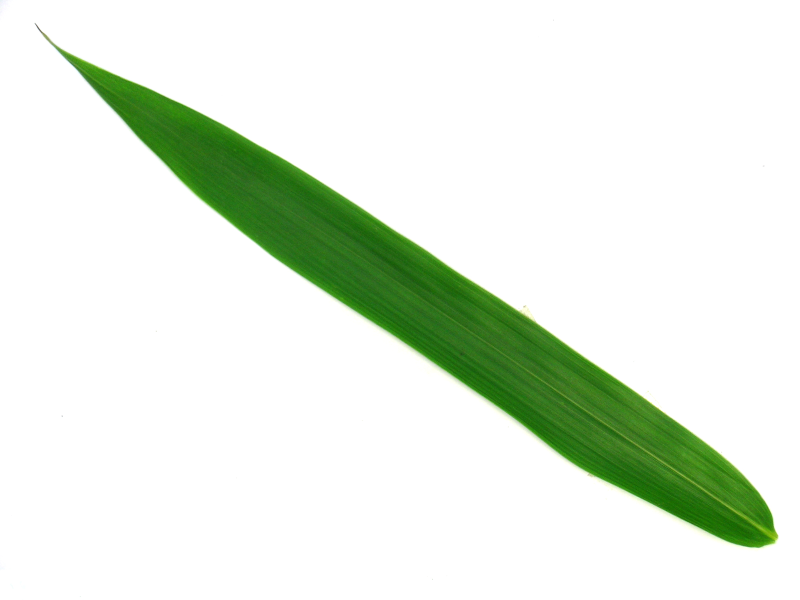
#> input picture Leaves/1029.jpg, 1600 x 1200 px (shown at 1/2 size); its folder holds only this picture in this run
$ jupyter execute leaf_preprocess_extraction.ipynb
#> lines starting #> are read from the running program, lines starting #| are printed output that depends on the picture; after the words box and inside, x2 and y2 are one past the last pixel; in counts of white or black regions, pixels touching at a corner belong together; long printed decimals are rounded
# Exemplo de pré processamento e extração de características

[cell 1]
from pathlib import Path
from random import choice
from numpy import ones, pi
from matplotlib import pyplot as plt
from skimage.io import imread
from skimage.color import rgb2gray
from skimage.filters import threshold_otsu, gaussian
from skimage.morphology import remove_small_holes, remove_small_objects, closing
from skimage.feature import canny, corner_harris, corner_peaks
from skimage.measure import label, regionprops, find_contours, approximate_polygon, perimeter_crofton
from skimage.util import img_as_float

def plot_image(image,title="Image"):
    fig, axes = plt.subplots(1, 1, figsize=(15, 3))
    if len(image.shape)>2:
        axes.imshow(image)
    else:
        axes.imshow(image,cmap=plt.cm.gray)
    axes.set_title(title)
    axes.axis('off')
    plt.tight_layout()
    plt.show()

Carregando uma imagem do dataset Flavia Leaf

[cell 2]
dataset_dir = Path(r"Leaves")
img_files = []

if dataset_dir.is_dir():
    img_files = sorted([file for file in dataset_dir.glob("*.jpg")])
else:
    print("Pasta Leaves não foi localizada. Faça o download do dataset e extraia dentro do diretório atual.")

if len(img_files) > 0:
    print(f"Imagens encontradas na pasta Leaves: {len(img_files)}")
    img_name =  choice(img_files)
    name = img_name.name.split("/")[0]
    #img_name = "Leaves/3442.jpg"
    #name = "2537.jpg"
    print(f"Imagem selecionada aleatoriamente: {name}")
    img = imread(img_name)
#> img is the input picture: shape (1200, 1600, 3); mean R, G, B 227.4, 236.8, 223.9
    plot_image(img,"Imagem Original")
else:
    img = None
    print("Nenhuma imagem .jpg foi encontrada na pasta Leaves. Verifique se o dataset foi extraído corretamente")

# Etapas de pré-processamento

Primeira Etapa: Conversão de RBG para Tons de Cinza

[cell 3]
if img is not None:
    img_gray = img_as_float(rgb2gray(img))
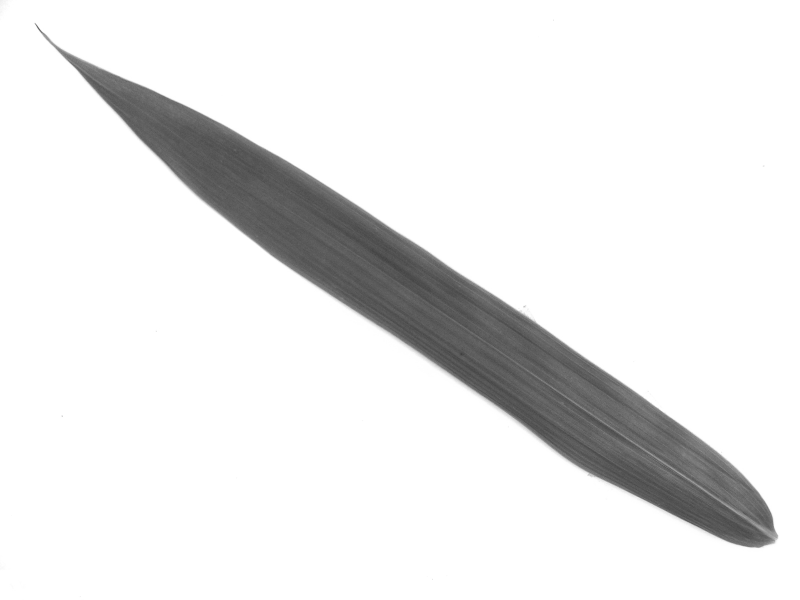
#> img_gray: shape (1200, 1600) float64 (shown at 1/2 size); min 0.207, max 1, mean 0.917
    plot_image(img_gray,"Tons de Cinza")
else:
    img_gray = None
    print("Imagem Original não foi carregada corretamente.")

Segunda Etapa: Aplicação do filtro Gaussiano

[cell 4]
if img_gray is not None:
    img_blur = gaussian(img_gray,sigma=3.0)
    plot_image(img_blur,"Imagem com Borramento Gaussiano")
else:
    img_blur = None
    print("Imagem Original não foi carregada corretamente.")

Terceira Etapa: Binarização com Limiar Otsu

[cell 5]
if img_blur is not None:
    limiar = threshold_otsu(img_blur)
#> limiar = 0.691
    img_bin = img_blur < limiar
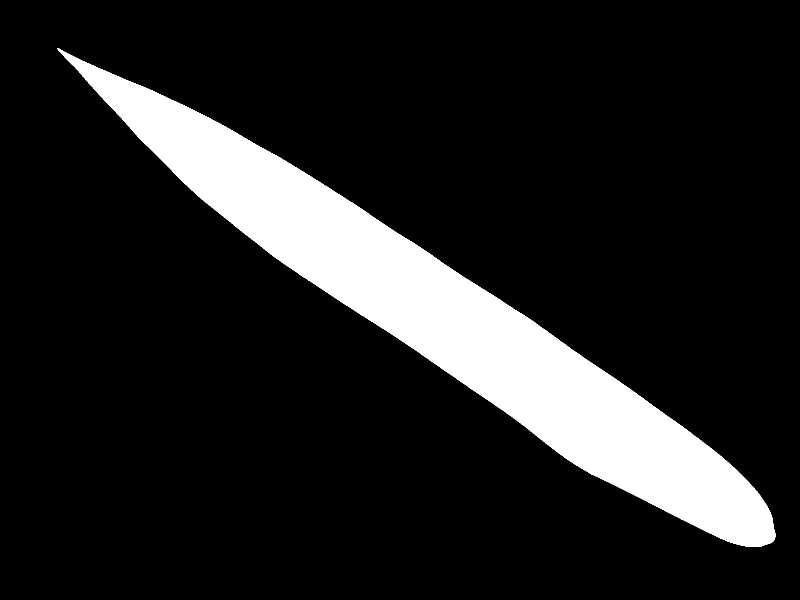
#> img_bin: shape (1200, 1600) bool (shown at 1/2 size); 13.2% white; 1 white region, box (x1, y1, x2, y2) and area: (115, 96, 1552, 1094) 254241
    plot_image(img_bin,"Imagem Binarizada")
else:
    img_bin = None
    print("Imagem Original não foi carregada corretamente.")

Quarta Etapa: Fechamento Morfológico e Remoção de furos e pequenos objetos

[cell 6]
if img_bin is not None:
    #img_closing = closing(img_bin,ones((30,30)))
    img_closing = remove_small_holes(img_bin,area_threshold=30000,connectivity=1)
    img_closing = remove_small_objects(img_closing,min_size=1000)
    plot_image(img_closing,"Imagem com Fechamento Morfológico")
else:
    img_closing =  None
    print("Imagem Original não foi carregada corretamente.")

# Extração de características

[cell 7]
def count_corners(img,sensitivity=0.04,sigma=1.0):
    img = img_as_float(img)
    harris_response = corner_harris(img,k=sensitivity,sigma=sigma)
    corner_coords = corner_peaks(harris_response,min_distance=60,threshold_rel=0.05)
    return len(corner_coords), corner_coords

features = {
    "Arquivo": img_name,
    "Id Objeto": None,
    "Região Objeto": None,
    "Área": 0.0,
    "Perímetro": 0.0,
    "Eixo Maior": 0.0,
    "Eixo Menor": 0.0,
    "Excentricidade": 0.0,
    "Circularidade": 0.0,
    "Compacidade": 0.0,
    "Alongamento": 0.0,
    "Solidez": 0.0,
    "Redondeza": 0.0,
    "Cantos": 0,
    "Coordenadas Cantos": None
}

if img_closing is not None:
    img_label = label(img_closing,connectivity=2)
#> img_label: shape (1200, 1600) int32; values 0 (black) and 1 (white), 13.2% white; 1 white region
    img_props = regionprops(img_label)
#> img_props = 1 regions; box (x1, y1, x2, y2) and area: (115, 96, 1552, 1094) 254241
    for label_id, img_prop in enumerate(img_props,start=1):
        roi_id = label_id
        roi = img_prop.image
        area = img_prop.area
        perimeter = img_prop.perimeter
        axis_major = img_prop.axis_major_length
        axis_minor = img_prop.axis_minor_length
        eccentricity = img_prop.eccentricity
        solidity = img_prop.solidity

        circularity = 0.0
        if  perimeter != 0: circularity = (4*pi*area)/(perimeter**2)

        compacidade = 0.0
        if area != 0: compacidade = (perimeter**2)/area

        alongamento = 0.0
        if axis_minor != 0: alongamento = axis_major/axis_minor

        redondeza = 0.0
        if axis_major != 0: redondeza = (4*area)/(pi*(axis_major**2))

        corners,corners_coords = count_corners(img_closing,sensitivity=0.2,sigma=1.0)

        features["Id Objeto"]=roi_id
        features["Região Objeto"]=roi
        features["Área"]=area
        features["Perímetro"]=perimeter
        features["Eixo Maior"]=axis_major
        features["Eixo Menor"]=axis_minor
        features["Excentricidade"]=eccentricity
        features["Solidez"]=solidity
        features["Circularidade"]=circularity
        features["Compacidade"]=compacidade
        features["Alongamento"]=alongamento
        features["Redondeza"]=redondeza
        features["Cantos"]=corners
        features["Coordenadas Cantos"]=corners_coords

        for key, value in features.items():
            if key != "Coordenadas Cantos" and key != "Região Objeto":
                print(f"{key}: {value}")

        fig, axes = plt.subplots(1, 1, figsize=(15, 3))
        coords_y = features["Coordenadas Cantos"][:, 0]
        coords_x = features["Coordenadas Cantos"][:, 1]
        fig.canvas.manager.set_window_title("Image")
        axes.imshow(img_closing,cmap=plt.cm.gray)
        axes.plot(coords_x, coords_y, 'ro', markersize=4)
        axes.set_title("Image")
        axes.axis('off')
        plt.tight_layout()
        plt.show()
#> this loop made 1 pass
#> (label_id, roi_id, area, perimeter, axis_major, axis_minor, eccentricity, solidity) on pass 1: (1, 1, 254241, 3743.4, 1712.6, 190.9, 0.994, 0.978)
#| Arquivo: Leaves/1029.jpg
#| Id Objeto: 1
#| Área: 254241.0
#| Perímetro: 3743.426
#| Eixo Maior: 1712.616
#| Eixo Menor: 190.899
#| Excentricidade: 0.9938
#| Circularidade: 0.228
#| Compacidade: 55.118
#| Alongamento: 8.971
#> (further printed lines are left out)
#> pass 1, `roi = img_prop.image`:
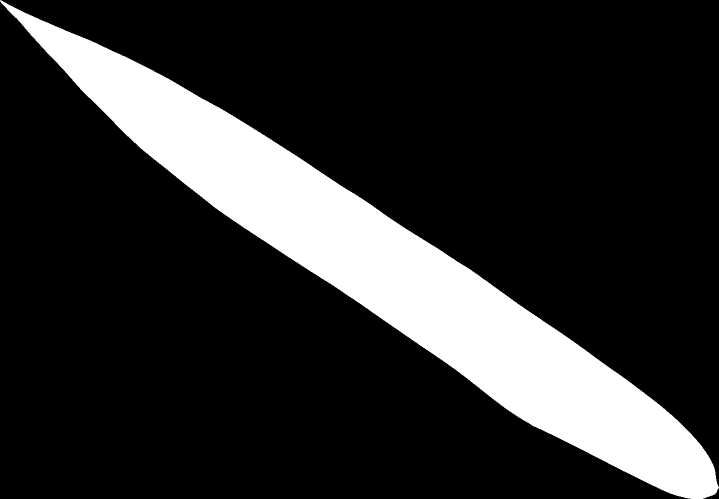
#> roi: shape (998, 1437) bool (shown at 1/2 size); 17.7% white; 1 white region, box (x1, y1, x2, y2) and area: (0, 0, 1437, 998) 254241
#> pass 1, in count_corners, `harris_response = corner_harris(img,k=sensitivity,sigma=sigma)`:
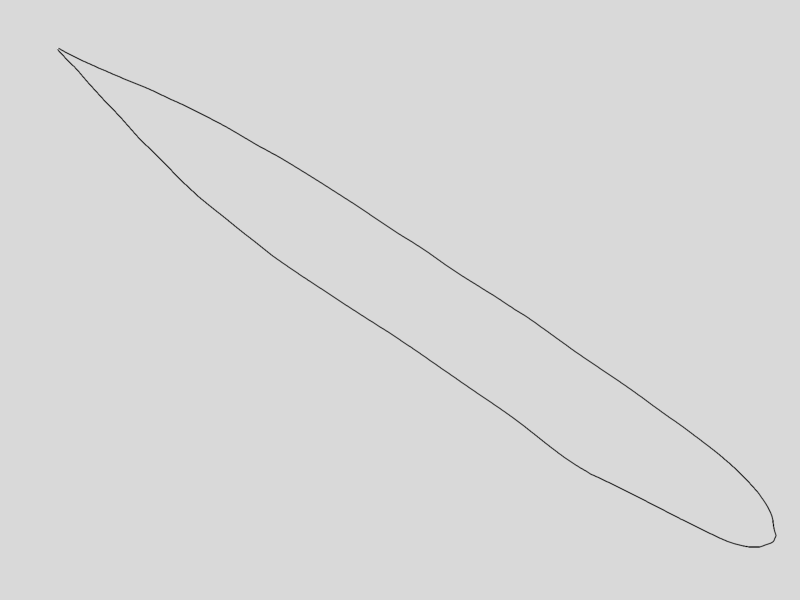
#> harris_response: shape (1200, 1600) float64 (shown at 1/2 size); min -21.03, max 3.61, mean -0.0686; drawn with min black and max white
#> pass 1, `plt.show()`:
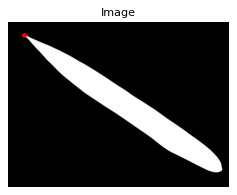
#> figure drawn by matplotlib, 1 panel
#> after the loop, features = 15 items
else:
    print("Falha no pré processamento da imagem. Não foi possível extrair características.")

$ run again, on Leaves/1074.jpg
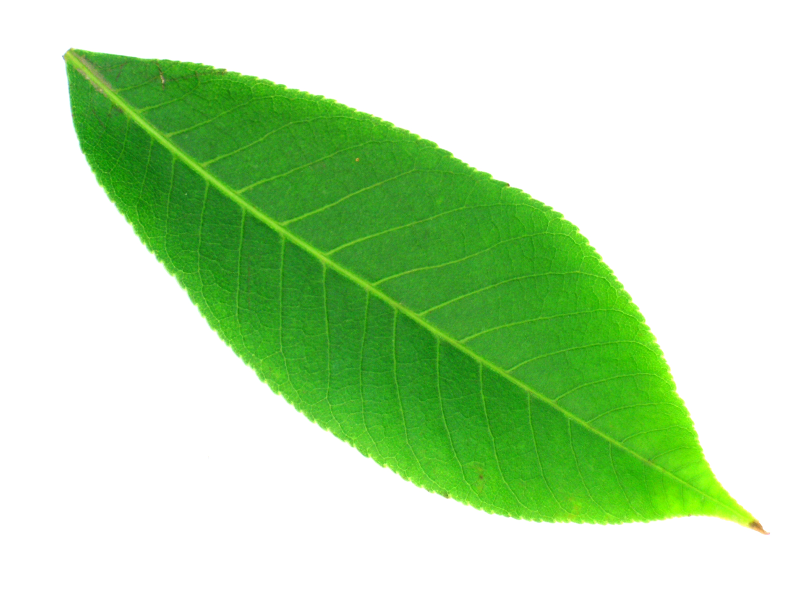
#> input picture Leaves/1074.jpg, 1600 x 1200 px (shown at 1/2 size)
#> img is the input picture: shape (1200, 1600, 3); mean R, G, B 187.2, 223.7, 175.2
#> limiar = 0.755
#> `img_bin = img_blur < limiar`:
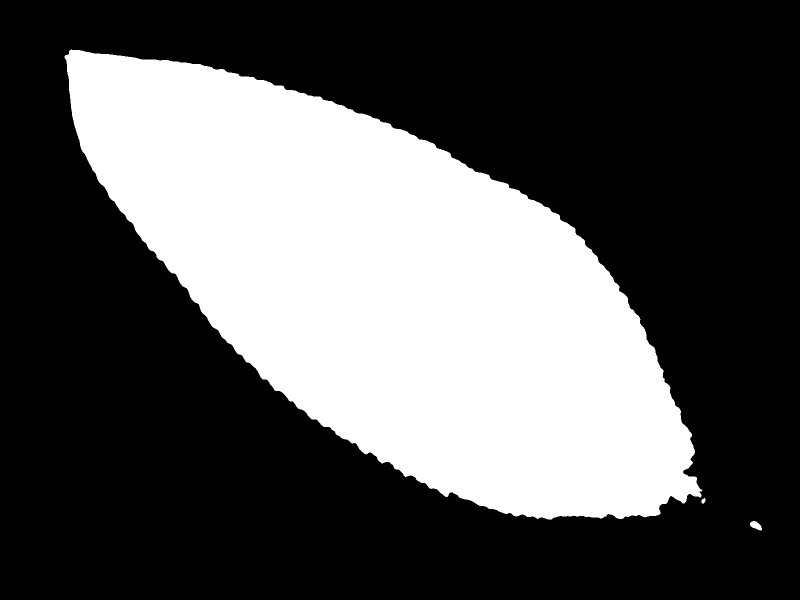
#> img_bin: shape (1200, 1600) bool (shown at 1/2 size); 34.1% white; 3 white regions, box (x1, y1, x2, y2) and area: (129, 99, 1405, 1039) 653647, (1500, 1042, 1524, 1061) 283, (1403, 996, 1411, 1007) 65
#> img_closing: shape (1200, 1600) bool; 34% white; 1 white region, box (x1, y1, x2, y2) and area: (129, 99, 1405, 1039) 653647
#> img_label: shape (1200, 1600) int32; values 0 (black) and 1 (white), 34% white; 1 white region
#> img_props = 1 regions; box (x1, y1, x2, y2) and area: (129, 99, 1405, 1039) 653647
#> the loop `for label_id, img_prop in enumerate(img_props,start=1):` made 1 pass
#> (label_id, roi_id, area, perimeter, axis_major, axis_minor, eccentricity, solidity) on pass 1: (1, 1, 653647, 3885.5, 1436.7, 584.5, 0.913, 0.982)
#> (printed output is left out)
#> pass 1, `plt.show()`:
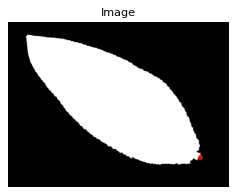
#> figure drawn by matplotlib, 1 panel
#> after the loop `for label_id, img_prop in enumerate(img_props,start=1):`: features = 15 items

$ run again, on Leaves/1086.jpg
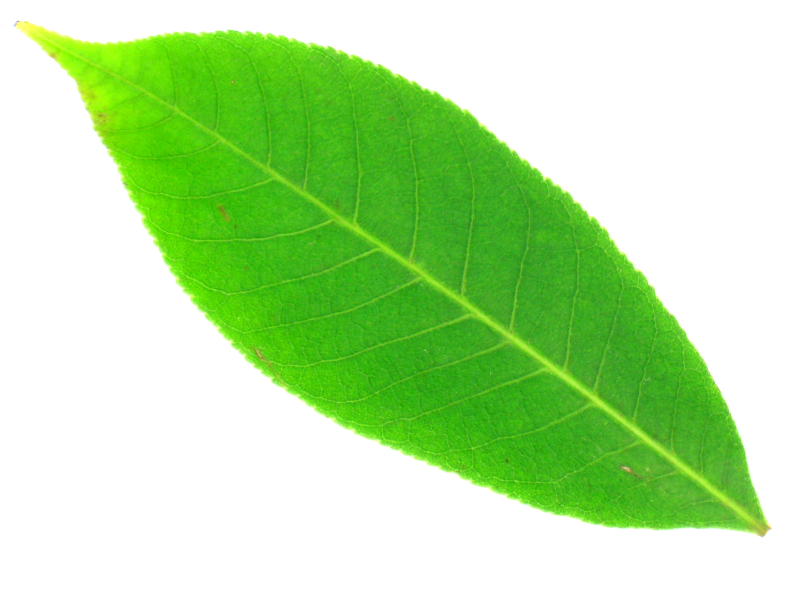
#> input picture Leaves/1086.jpg, 1600 x 1200 px (shown at 1/2 size)
#> img is the input picture: shape (1200, 1600, 3); mean R, G, B 183.7, 228, 163
#> limiar = 0.79
#> `img_bin = img_blur < limiar`:
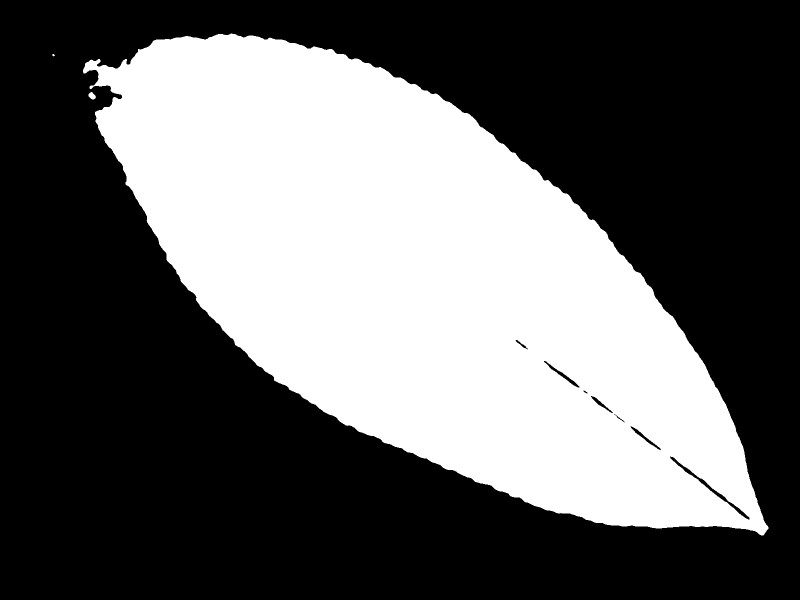
#> img_bin: shape (1200, 1600) bool (shown at 1/2 size); 38.4% white; 3 white regions (1 under 20 px), largest, box (x1, y1, x2, y2) and area: (166, 67, 1537, 1071) 736784, (177, 184, 192, 199) 148
#> img_label: shape (1200, 1600) int32; values 0 (black) and 1 (white), 38.5% white; 1 white region
#> img_props = 1 regions; box (x1, y1, x2, y2) and area: (166, 67, 1537, 1071) 739206
#> the loop `for label_id, img_prop in enumerate(img_props,start=1):` made 1 pass
#> (label_id, roi_id, area, perimeter, axis_major, axis_minor, eccentricity, solidity) on pass 1: (1, 1, 739206, 4193.8, 1506.6, 628.7, 0.909, 0.979)
#> (printed output is left out)
#> pass 1, `plt.show()`:
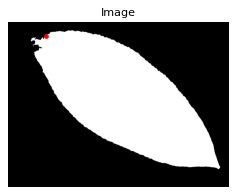
#> figure drawn by matplotlib, 1 panel
#> after the loop `for label_id, img_prop in enumerate(img_props,start=1):`: features = 15 items

$ run again, on Leaves/1154.jpg
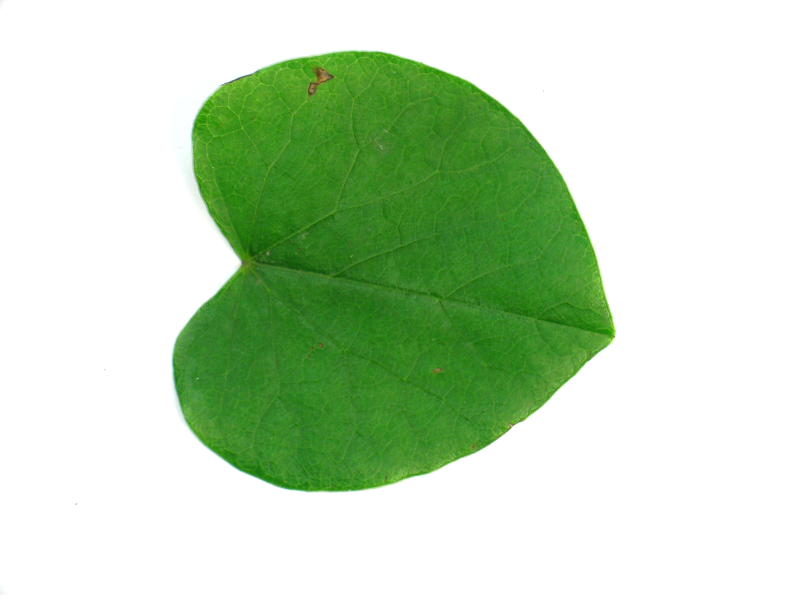
#> input picture Leaves/1154.jpg, 1600 x 1200 px (shown at 1/2 size)
#> img is the input picture: shape (1200, 1600, 3); mean R, G, B 195.2, 218.4, 188.1
#> limiar = 0.717
#> `img_bin = img_blur < limiar`:
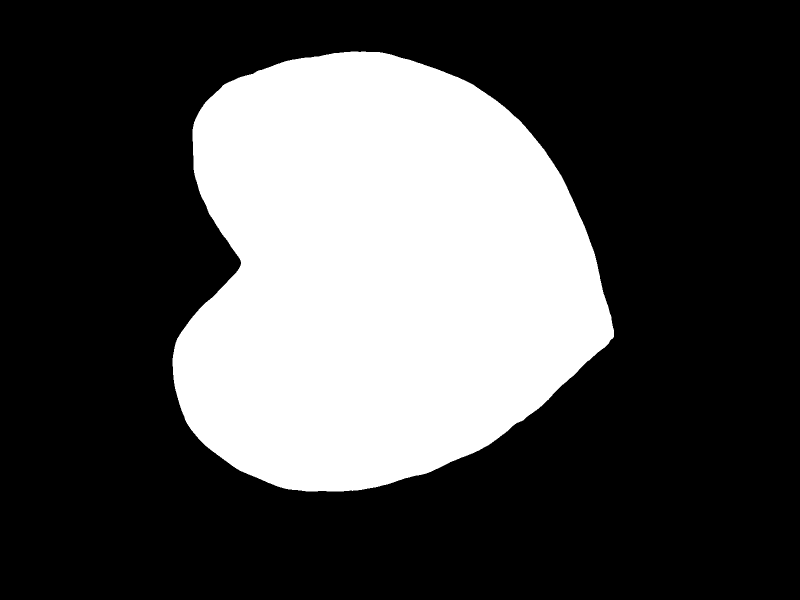
#> img_bin: shape (1200, 1600) bool (shown at 1/2 size); 30.3% white; 1 white region, box (x1, y1, x2, y2) and area: (345, 103, 1228, 983) 582306
#> img_label: shape (1200, 1600) int32; values 0 (black) and 1 (white), 30.3% white; 1 white region
#> img_props = 1 regions; box (x1, y1, x2, y2) and area: (345, 103, 1228, 983) 582306
#> the loop `for label_id, img_prop in enumerate(img_props,start=1):` made 1 pass
#> (label_id, roi_id, area, perimeter, axis_major, axis_minor, eccentricity, solidity) on pass 1: (1, 1, 582306, 3049.5, 905.2, 848.7, 0.348, 0.963)
#> (printed output is left out)
#> pass 1, `plt.show()`:
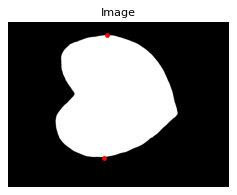
#> figure drawn by matplotlib, 1 panel
#> after the loop `for label_id, img_prop in enumerate(img_props,start=1):`: features = 15 items
